Frame 1 (no input): blank canvas, image omitted
Frame 60 (the mouse pressed at the canvas centre just before this capture): blank canvas, image omitted
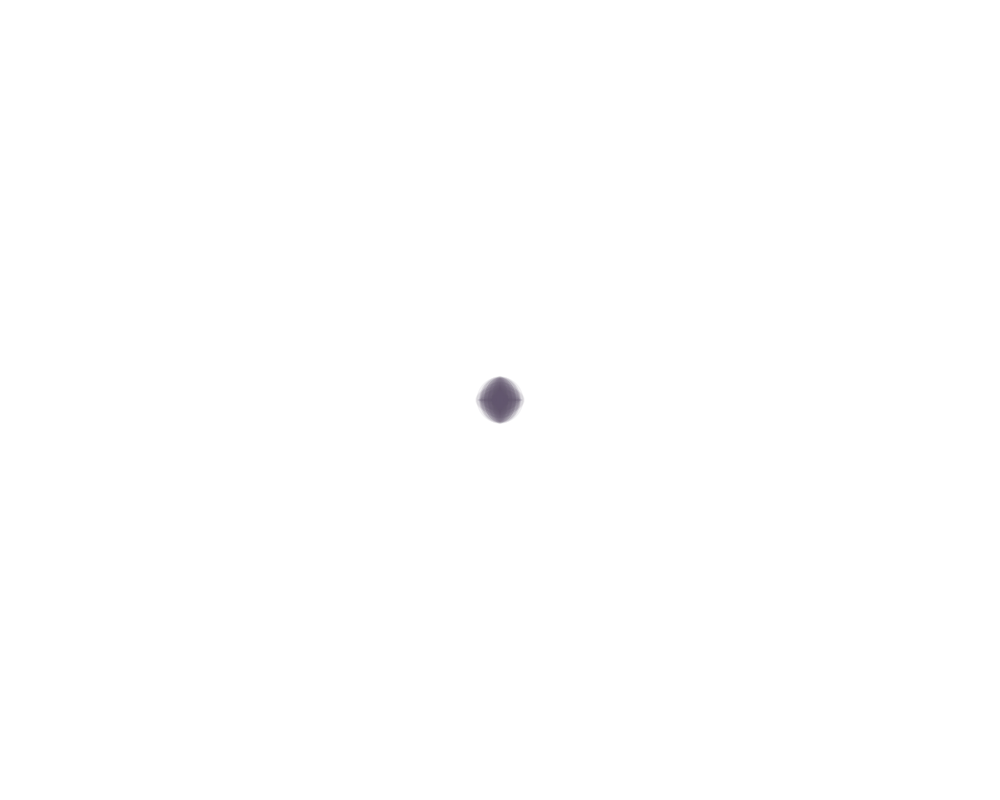
Frame 120 (the mouse held since frame 60 and released just before this capture)

The Processing sketch whose frames 1 and 60 were blank and that drew this single picture after the mouse press (run headless with seeded random() and noise(); from frame 60 on, the mouse is pressed at the canvas centre):

// Processing sketch: processing_50632
// ── processing_50632.pde

float x = 50;

void setup() {
  size(1000, 800);
  background(255);
  smooth();
  frameRate(1000);
  noStroke();
}
void draw()
{

  ellipse(mouseX,mouseY,random(x),random(x));
}
 
void mousePressed()
{
  fill(random(150),random(150),random(150), random(50));
}
